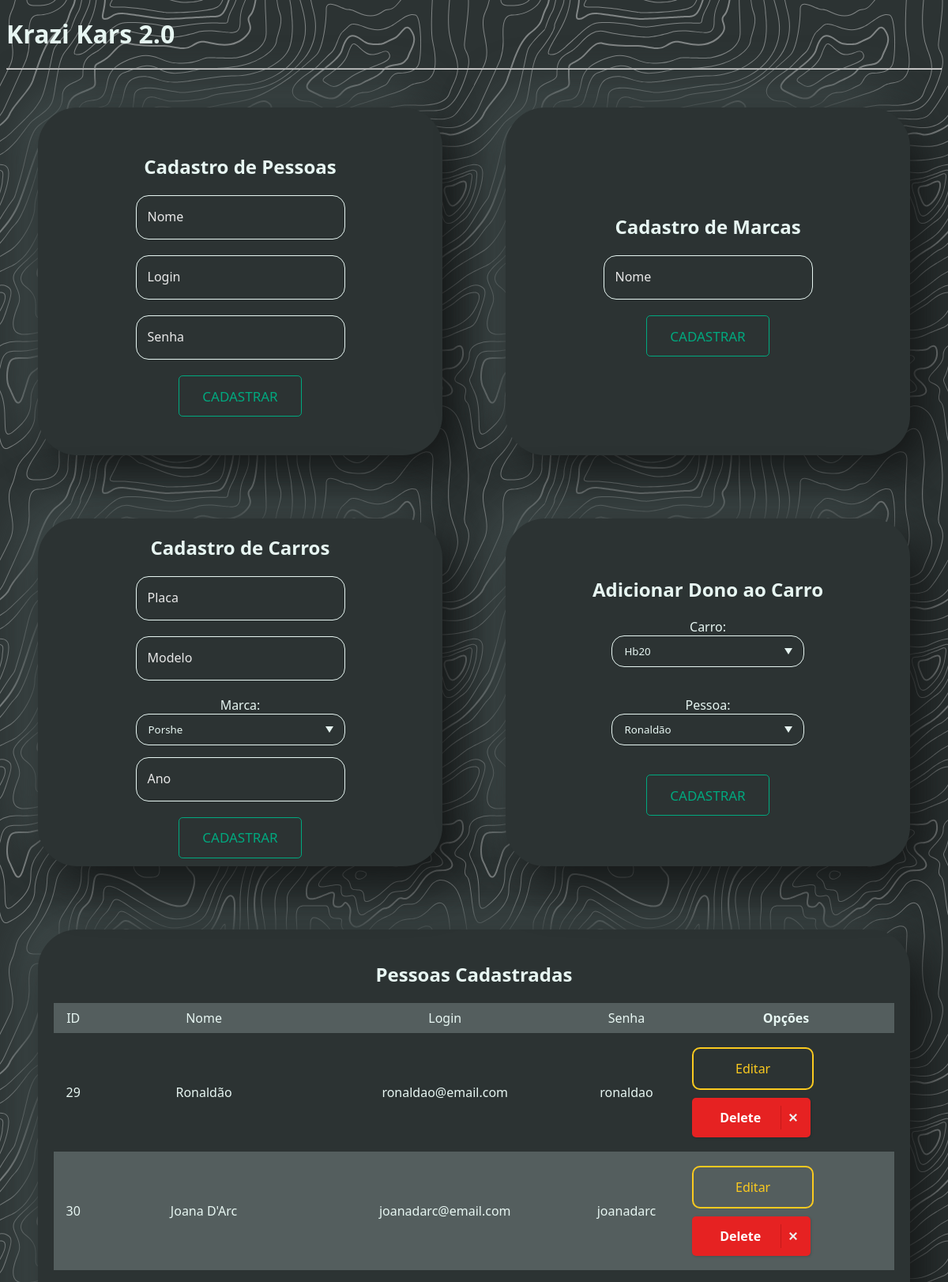
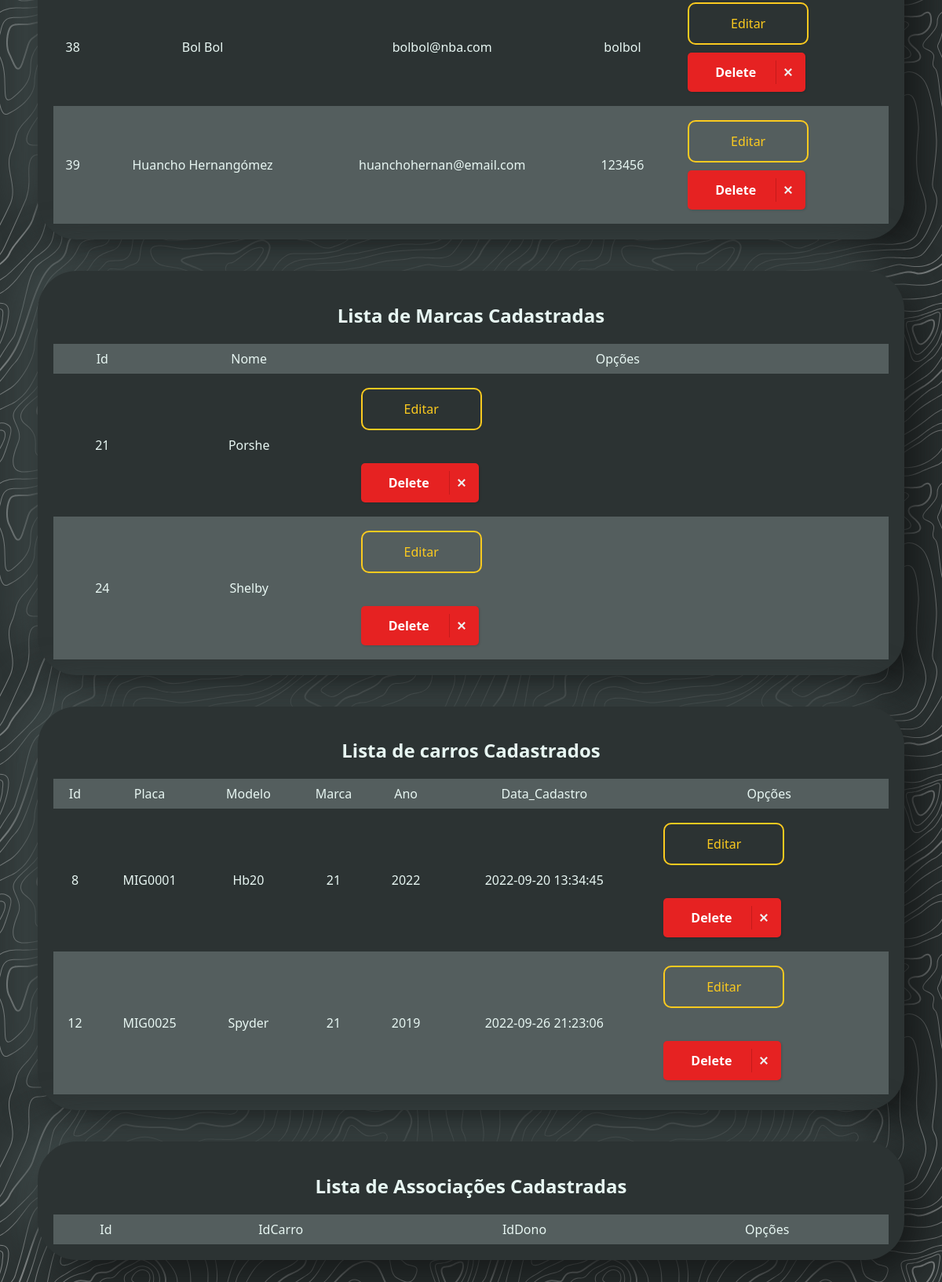
/KrazyKars2/index.php, run on the app's committed database (2 pictures, top to bottom).
### tables this page shows
CREATE TABLE `pessoa` (
  `id` int(11) NOT NULL,
  `nome` varchar(255) NOT NULL,
  `login` varchar(255) NOT NULL,
  `senha` varchar(255) NOT NULL
);

CREATE TABLE `marca` (
  `id` int(11) NOT NULL,
  `nomemarca` varchar(255) NOT NULL
);

CREATE TABLE `carro` (
  `id` int(11) NOT NULL,
  `placa` char(7) NOT NULL,
  `modelo` varchar(255) NOT NULL,
  `idmarca` int(11) NOT NULL,
  `ano` year(4) NOT NULL,
  `datacad` datetime NOT NULL
);

### KrazyKars2/configs/marca.php (called while the page is built, shortened)
<?php
    class Marca
    {
        public static function Listar(){
            try{
                $conexao = Conexao::getConexao();
                $sql = $conexao->prepare("SELECT * FROM marca ORDER BY id");
                $resultado = $sql->execute();
                return $sql->fetchAll();
            }catch(Exception $e){
                echo $e->getMessage();
                exit;
            }
        }
    }
?>

### KrazyKars2/configs/carro.php (called while the page is built, shortened)
<?php
    class Carro{
        public static function Listar(){
            try{
                $conexao = Conexao::getConexao();
                $sql = $conexao->prepare("SELECT c.* FROM carro c JOIN marca m ON c.idmarca=m.id");
                $resultado = $sql->execute();
                return $sql->fetchAll();
            }catch(Exception $e){
                echo $e->getMessage();
                exit;
            }
        }
    }
?>

### KrazyKars2/configs/pessoa.php (called while the page is built, shortened)
<?php
    class Pessoa
    {
        public static function listar(){
                try{
                    $conexao = Conexao::getConexao();
                    $sql = $conexao->prepare("SELECT * from pessoa ORDER BY id");
                    $resultado = $sql->execute();
                    return $sql->fetchAll();
                } catch(Exception $e){
                    echo $e->getMessage();
                    exit;
                }
        }
    }
?>

### KrazyKars2/index.php (the view, shortened to what this page needs)
<!DOCTYPE html>
<html lang="pt-br">
    <head>
        <link rel="stylesheet" href="css/style.css">
    </head>
    <body>
        <header>
        <h1>Krazi Kars 2.0</h1>
        <hr>
        </header>
        <div class="container">
            <?php
                require_once "configs/pessoa.php";
            ?>
            <div id="form01">
                <h2>Cadastro de Pessoas</h2>
                <form method="POST">
                    <div class="input-group">
                        <input required type="text" name="nome" autocomplete="off" class="input">
                        <label class="user-label">Nome</label>
                    </div>
                    <div class="input-group">
                        <input required type="text" name="login" autocomplete="off" class="input">
                        <label class="user-label">Login</label>
                    </div>
                    <div class="input-group">
                        <input required type="password" name="senha" autocomplete="off" class="input">
                        <label class="user-label">Senha</label>
                    </div>
                    <button class="cadastro">Cadastrar</button>
                </form>
            </div>
            <?php
                require_once "configs/marca.php";
                require_once "configs/carro.php";
            ?>
            <div id="form02">
                <h2>Cadastro de Marcas</h2>
                <form method="POST">
                <div class="input-group">
                        <input required type="text" name="nomemarca" autocomplete="off" class="input">
                        <label class="user-label">Nome</label>
                    </div>
                    <button class="cadastro">Cadastrar</button>
                </form>
            </div>
            <?php
                require_once "configs/carro.php";
            ?>
            <div id="form03">
                <h2>Cadastro de Carros</h2>
                <form method="POST">
                    <div class="input-group">
                        <input type="text" name="placa" class="input" required>
                        <label class="user-label">Placa</label>
                    </div>
                    <div class="input-group">
                        <input required type="text" name="modelo" class="input">
                        <label class="user-label">Modelo</label>
                    </div>
                    Marca:
                    <div class="select">
                        <select name="idmarca">
                        <?php
                            $listaMarcas = Marca::Listar();
                            foreach ($listaMarcas as $marca){
                                $nomemarca = $marca["nomemarca"];
                                $id = $marca["id"];
                                echo "<option value='$id'>$nomemarca</option>" ;
                            }
                        ?>
                        </select>
                    </div>
                    <div class="input-group">
                        <input required type="text" name="ano" class="input">
                        <label class="user-label">Ano</label>
                    </div>
                    <button class="cadastro">Cadastrar</button>
                </form>
            </div>
            <div id="form04">
                <h2>Adicionar Dono ao Carro</h2>
                <form method="POST">
                    Carro:
                    <div class="select">
                        <select name="idcarro">
                            <?php
                                $listaCarros = Carro::Listar();
                                foreach ($listaCarros as $carro){
                                    $modelo = $carro["modelo"];
                                    $idcarro = $carro["id"];
                                    echo "<option value='$idcarro'>$modelo</option>" ;
                                }
                            ?>
                        </select>
                    </div><br><br>
                    Pessoa:
                    <div class="select">
                        <select name="idpessoa">
                            <?php
                                $listaPessoas = Pessoa::listar();
                                foreach($listaPessoas as $pessoa){
                                    $nome = $pessoa["nome"];
                                    $idpessoa = $pessoa["id"];
                                    echo "<option value='$idpessoa'>$nome</option>" ;
                                }
                            ?>
                        </select>
                    </div><br><br>
                    <button class="cadastro">Cadastrar</button>
                </form>
            </div>
        </div>
        <div id="tab">
                <h2>Pessoas Cadastradas</h2>
                <table>
                    <thead>
                        <tr>
                            <td>ID</td>
                            <td>Nome</td>
                            <td>Login</td>
                            <td>Senha</td>
                            <th id="opcao">Opções</th>
                        </tr>
                    </thead>
                    <tbody>
                        <?php
                        require_once "configs/pessoa.php";
                            $listaPessoas = Pessoa::listar();
                            foreach($listaPessoas as $pessoa){
                                echo "<tr>";
                                echo "<td>" . $pessoa["id"] . "</td>";
                                echo "<td>" . $pessoa["nome"] . "</td>";
                                echo "<td>" . $pessoa["login"] . "</td>";
                                echo "<td>" . $pessoa["senha"] . "</td>";
                                $id = $pessoa["id"];
                                echo "<td> <a class='editar' href='editarPessoa.php?id=$id'>Editar</a>
                                        <a class='noselect'href='index.php?deletarPessoa=$id'>
                                            <span class='text'>Delete</span>
                                            <span class='icon'>
                                                <svg xmlns='http://w3.org/2000/svg'
                                                    width='24' height='24' viewBox='0 0 24 24'>
                                                    <path d='M24 20.188l-8.315-8.209 8.2-8.282-3.697-3.697-8.212 8.318-8.31-8.203-3.666 3.666 8.321 8.24-8.206 8.313 3.666 3.666 8.237-8.318 8.285 8.203z'></path></svg>
                                            </span>
                                        </a>
                                        </td>";
                                echo "</tr>";
                            }
                        ?>
                    </tbody>
                </table>
        </div>
        <div id="tab">
            <h2>Lista de Marcas Cadastradas</h2>
                <table>
                    <thead>
                        <tr>
                            <td>Id</td>
                            <td>Nome</td>
                            <td>Opções</td>
                        </tr>
                    </thead>
                    <tbody>
                        <?php
                            require_once "configs/marca.php";
                            $listaMarcas = Marca::Listar();
                            foreach($listaMarcas as $marca){
                                echo "<tr>";
                                echo "<td>" . $marca["id"] . "</td>";
                                echo "<td>" . $marca["nomemarca"] . "</td>";
                                $id = $marca["id"];
                                echo "<td> <a class='editar' href='editarMarca.php?id=$id'>Editar</a><br>
                                <a class='noselect'href='index.php?deletarMarca=$id'>
                                <span class='text'>Delete</span>
                                <span class='icon'>
                                    <svg xmlns='http://w3.org/2000/svg'
                                        width='24' height='24' viewBox='0 0 24 24'>
                                        <path d='M24 20.188l-8.315-8.209 8.2-8.282-3.697-3.697-8.212 8.318-8.31-8.203-3.666 3.666 8.321 8.24-8.206 8.313 3.666 3.666 8.237-8.318 8.285 8.203z'></path></svg>
                                </span>
                            </a>
                                        </td>";
                                echo "</tr>";
                            }
                        ?>
                    </tbody>
                </table>
        </div>
        <div id="tab">
            <h2>Lista de carros Cadastrados</h2>
            <table>
                <thead>
                    <tr>
                        <td>Id</td>
                        <td>Placa</td>
                        <td>Modelo</td>
                        <td>Marca</td>
                        <td>Ano</td>
                        <td>Data_Cadastro</td>
                        <td>Opções</td>
                    </tr>
                </thead>
                <tbody>
                    <?php
                        require_once "configs/carro.php";
                        $listaCarros = Carro::Listar();
                        foreach($listaCarros as $carro){
                            echo "<tr>";
                            echo "<td>" . $carro["id"] . "</td>";
                            echo "<td>" . $carro["placa"] . "</td>";
                            echo "<td>" . $carro["modelo"] . "</td>";
                            echo "<td>" . $carro["idmarca"] . "</td>";
                            echo "<td>" . $carro["ano"] . "</td>";
                            echo "<td>" . $carro["datacad"] . "</td>";
                            $id = $carro["id"];
                            echo "<td> <a class='editar' href='editarCarro.php?id=$id'>Editar</a><br>
                            <a class='noselect'href='index.php?deletarCarro=$id'>
                            <span class='text'>Delete</span>
                            <span class='icon'>
                                <svg xmlns='http://w3.org/2000/svg'
                                        width='24' height='24' viewBox='0 0 24 24'>
                                        <path d='M24 20.188l-8.315-8.209 8.2-8.282-3.697-3.697-8.212 8.318-8.31-8.203-3.666 3.666 8.321 8.24-8.206 8.313 3.666 3.666 8.237-8.318 8.285 8.203z'></path></svg>
                            </span>
                            </a>
                                    </td>";
                            echo "</tr>";
                        }
                    ?>
                </tbody>
            </table>
        </div>
        <div id="tab">
            <h2>Lista de Associações Cadastradas</h2>
            <table>
                <thead>
                    <tr>
                        <td>Id</td>
                        <td>IdCarro</td>
                        <td>IdDono</td>
                        <td>Opções</td>
                    </tr>
                </thead>
            </table>
        </div>
    </body>
</html>

### data on the page
pessoa: id "29", nome "Ronaldão", login "ronaldao@email.com", senha "ronaldao"
pessoa: id "30", nome "Joana D'Arc", login "joanadarc@email.com", senha "joanadarc"
pessoa: id "38", nome "Bol Bol", login "bolbol@nba.com", senha "bolbol"
pessoa: id "39", nome "Huancho Hernangómez", login "huanchohernan@email.com", senha "123456"
marca: id "21", nomemarca "Porshe"
marca: id "24", nomemarca "Shelby"
carro: id "8", placa "MIG0001", modelo "Hb20", idmarca "21", ano "2022", datacad "2022-09-20 13:34:45"
carro: id "12", placa "MIG0025", modelo "Spyder", idmarca "21", ano "2019", datacad "2022-09-26 21:23:06"

### other printed values
form field idmarca "Porshe"
form field idcarro "Hb20"
form field idpessoa "Ronaldão"
